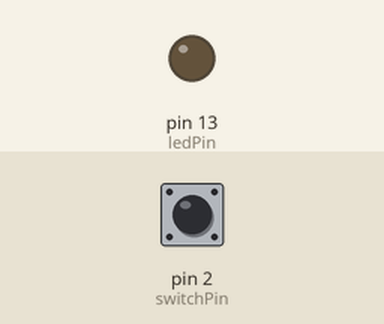
This sketch was run on a simulated Arduino Uno, built with avr-gcc and run on an emulated ATmega328P. On the bench: output pins drawn as LEDs (lit = HIGH). Inputs (shaded band) come from the test bench; at power-on: pin 2 (switchPin) LOW.

Above: at 1.2 s.
1.3 s: pin 2 (switchPin) pulled HIGH for 0.15 s
At 1.37 s:
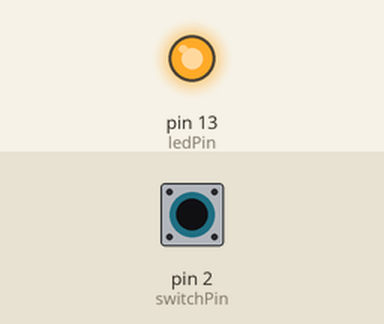
2.9 s: pin 2 (switchPin) pulled HIGH for 3.2 s
At 7.3 s:
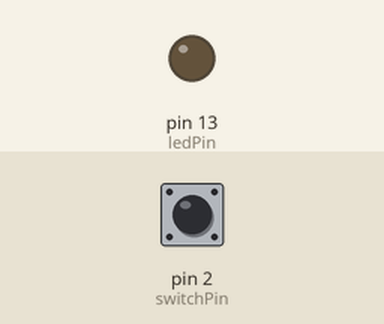
Timing chart, 0 to 8.8 s (numbered marks = the images above; inputs shaded):
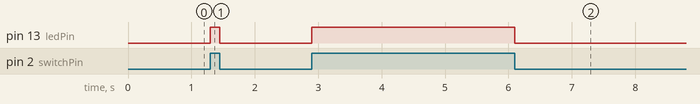

Measured:
- after the input at 1.3 s, pin 13 (ledPin): LOW → HIGH at once, → LOW 0.15 s later
- after the input at 2.9 s, pin 13 (ledPin): LOW → HIGH at once, → LOW 3.2 s later

The sketch:

turnOnLed.ino
```cpp
const int switchPin = 2; // Pin conectado al interruptor
const int ledPin = 13; // Pin conectado al LED

int switchState = 0; // Variable para almacenar el estado del interruptor

void setup() {
  pinMode(ledPin, OUTPUT); // Configurar el pin del LED como salida
  pinMode(switchPin, INPUT); // Configurar el pin del interruptor como entrada
}

void loop() {
  switchState = digitalRead(switchPin); // Leer el estado del interruptor

  if (switchState == HIGH) {
    digitalWrite(ledPin, HIGH); // Encender el LED si el interruptor está activado
  } else {
    digitalWrite(ledPin, LOW); // Apagar el LED si el interruptor está desactivado
  }
}
```
